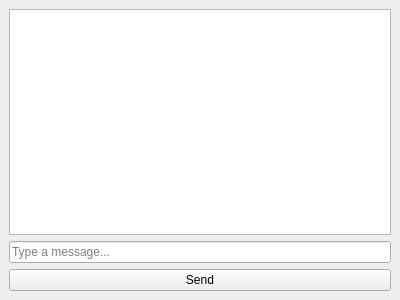
<?xml version="1.0" encoding="UTF-8"?>
<ui version="4.0">
 <class>ChatWindow</class>
 <widget class="QMainWindow" name="ChatWindow">
  <property name="geometry">
   <rect>
    <x>0</x>
    <y>0</y>
    <width>400</width>
    <height>300</height>
   </rect>
  </property>
  <property name="windowTitle">
   <string>Chat</string>
  </property>
  <widget class="QWidget" name="centralwidget">
   <layout class="QVBoxLayout" name="verticalLayout">
    <item>
     <widget class="QTextEdit" name="chatTextEdit">
      <property name="readOnly">
       <bool>true</bool>
      </property>
     </widget>
    </item>
    <item>
     <widget class="QLineEdit" name="messageLineEdit">
      <property name="placeholderText">
       <string>Type a message...</string>
      </property>
     </widget>
    </item>
    <item>
     <widget class="QPushButton" name="sendMessageButton">
      <property name="text">
       <string>Send</string>
      </property>
     </widget>
    </item>
   </layout>
  </widget>
 </widget>
 <resources/>
 <connections/>
</ui>
